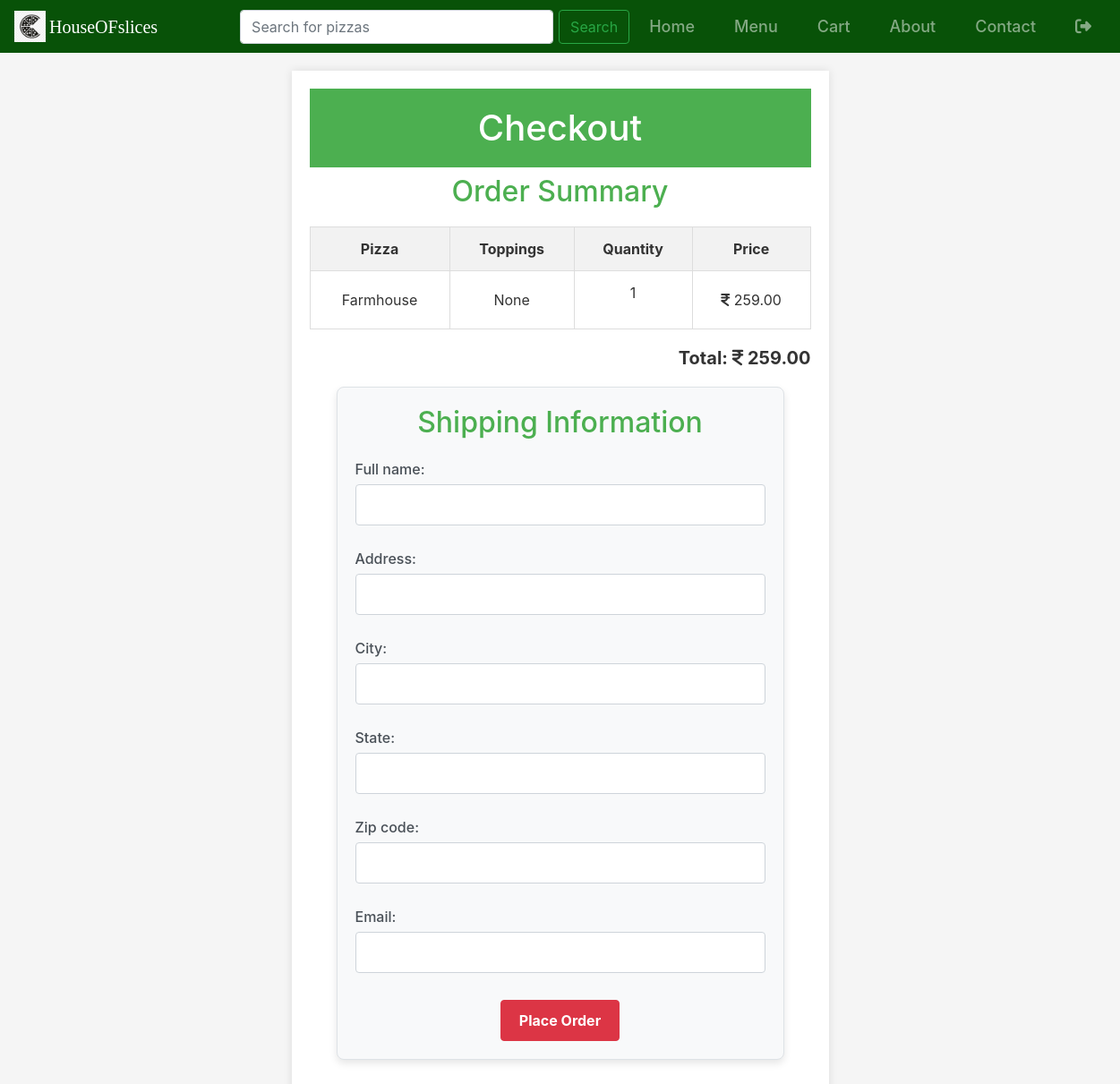
/checkout/ (signed in), run on an earlier commit of the app's database.
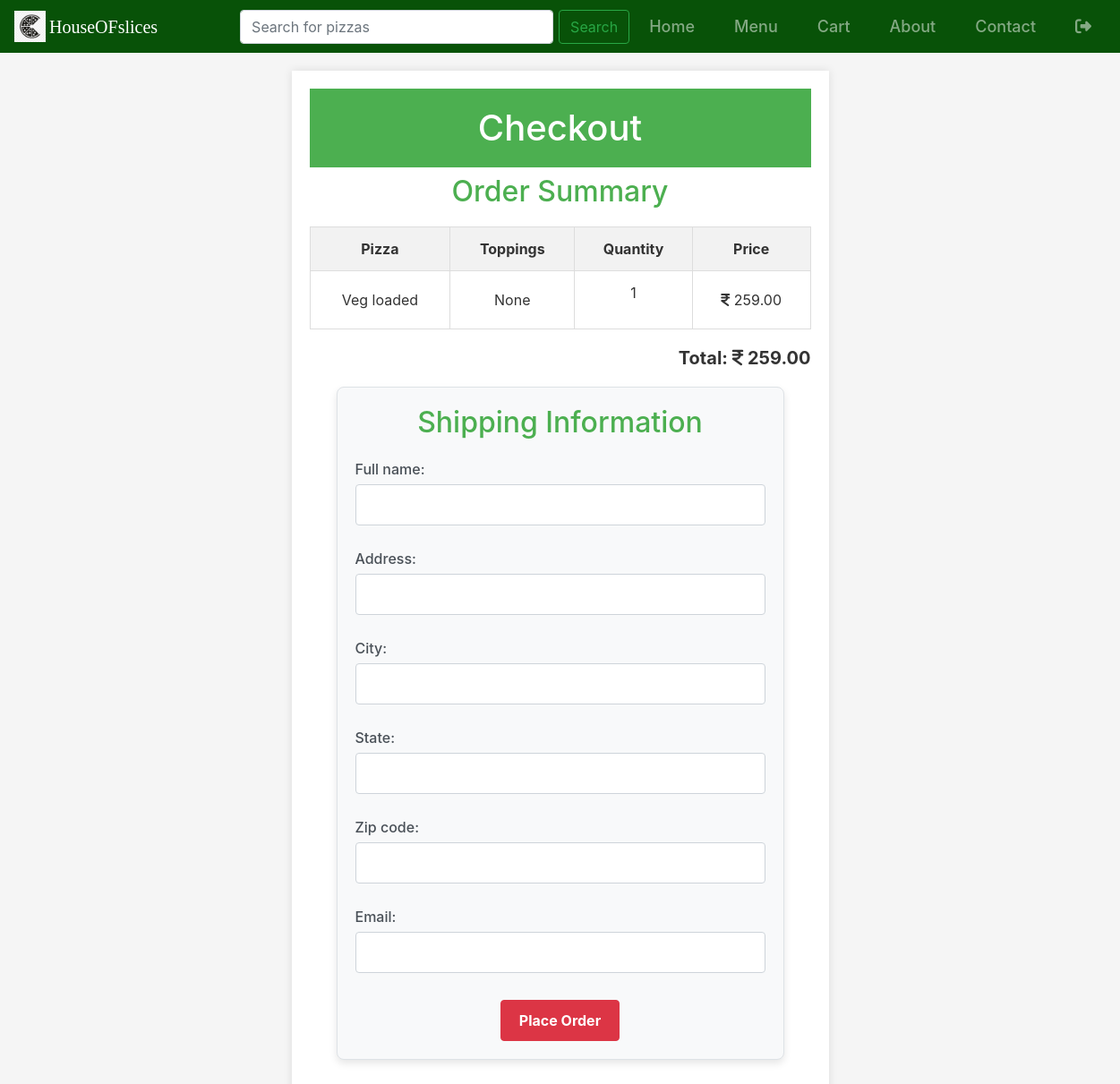
And on a later commit of the database.
### Food_ordering_app/models.py (models this page shows, shortened)
class CartItem(models.Model):
    cart = models.ForeignKey(Cart , on_delete=models.CASCADE, related_name='cart_items' )
    menuitem = models.ForeignKey(MenuItem, on_delete=models.CASCADE)
    quantity = models.PositiveIntegerField(default=1, null=True, blank=True)
    toppings = models.ManyToManyField(PizzaTopping, blank=True)

class MenuItem(models.Model):
    category = models.ForeignKey(Category, on_delete=models.CASCADE, related_name='categories')
    pizza_name = models.CharField(max_length=100)
    description = models.TextField(null=True, blank=True)
    price = models.DecimalField(max_digits=5, decimal_places=2, default=0)
    image = models.ImageField(upload_to="images/")

### Food_ordering_app/views.py (the view)
# urls.py: path('checkout/', views.checkout, name='checkout'),
@login_required
def checkout(request):
    cart = get_object_or_404(Cart, user=request.user)
    cart_items = cart.cart_items.all()
    total_price = sum(
        (item.menuitem.price * item.quantity) +
        sum(topping.price for topping in item.toppings.all()) * item.quantity
        for item in cart_items
    )
    if request.method == 'POST':
        shipping_form = ShippingForm(request.POST)
        if shipping_form.is_valid() :
            shipping_info = shipping_form.save(commit=False)
            shipping_info.user = request.user
            shipping_info.save()
            order = Order.objects.create(
                user=request.user,
                total_price=total_price,
                placed=True
            )
            for item in cart_items:
                order_item = OrderItem.objects.create(
                    order=order,
                    menuitem=item.menuitem,
                    quantity=item.quantity,
                    price=item.menuitem.price,
                )
                order_item.toppings.set(item.toppings.all())
                order_item.save()
            cart.cart_items.all().delete()
            messages.success(request, 'Your order has been placed successfully!')
            return redirect('Food_ordering_app:order_details', order_id=order.id)
    else:
        shipping_form = ShippingForm()
    return render(request, 'checkout.html', {'cart_items': cart_items, 'total_price': total_price, 'shipping_form': shipping_form})

### Food_ordering_app/forms.py
class ShippingForm(forms.ModelForm):
    class Meta:
        model = ShippingInformation
        fields = ['full_name', 'address', 'city', 'state', 'zip_code', 'email']

### Food_ordering_app/templates/checkout.html (shortened to what this page needs)
{% extends "index.html" %}
{% block start %}
<main>
    <h1 class="box-heading">Checkout</h1>
    <div class="checkout-container">
        <h2 class="heading-h2">Order Summary</h2>
        <table>
            <thead>
                <tr>
                    <th>Pizza</th>
                    <th>Toppings</th>
                    <th>Quantity</th>
                    <th>Price</th>
                </tr>
            </thead>
            <tbody>
                {% for item in cart_items %}
                <tr>
                    <td>{{ item.menuitem.pizza_name }}</td>
                    <td>
                        <div class="toppings-list">
                            {% if item.toppings.all %}
                                {% for topping in item.toppings.all %}
                                    <span class="topping">{{ topping.name }} (<i class="fa-solid fa-indian-rupee-sign"></i> {{ topping.price }})</span>
                                {% endfor %}
                            {% else %}
                                None
                            {% endif %}
                        </div>
                    </td>
                    <td>
                        <p>{{ item.quantity}}</p>
                    </td>
                    <td><i class="fa-solid fa-indian-rupee-sign"></i> {{ item.menuitem.price }}</td>
                </tr>
                {% endfor %}
            </tbody>
        </table>
        <div class="order-total">
            <h5><strong>Total: <i class="fa-solid fa-indian-rupee-sign"></i> {{ total_price }}</strong></h5>
        </div>
        <form action="{% url 'Food_ordering_app:checkout' %}" method="POST" class="shipping-form">
            <h2 class="heading-h2">Shipping Information</h2>
            <div class="form-group">
                {{ shipping_form.as_p }}
            </div>
            <div class="form-actions">
                <button type="submit" class="btn btn-danger">Place Order</button>
            </div>
        </form>
    </div>
</main>
{% endblock %}

What changed in the data, as far as the page shows it:
removed CartItem: menuitem.pizza_name "Farmhouse", shows "None", quantity "1", menuitem.price "259.00"
added CartItem: menuitem.pizza_name "Veg loaded", shows "None", quantity "1", menuitem.price "259.00"
